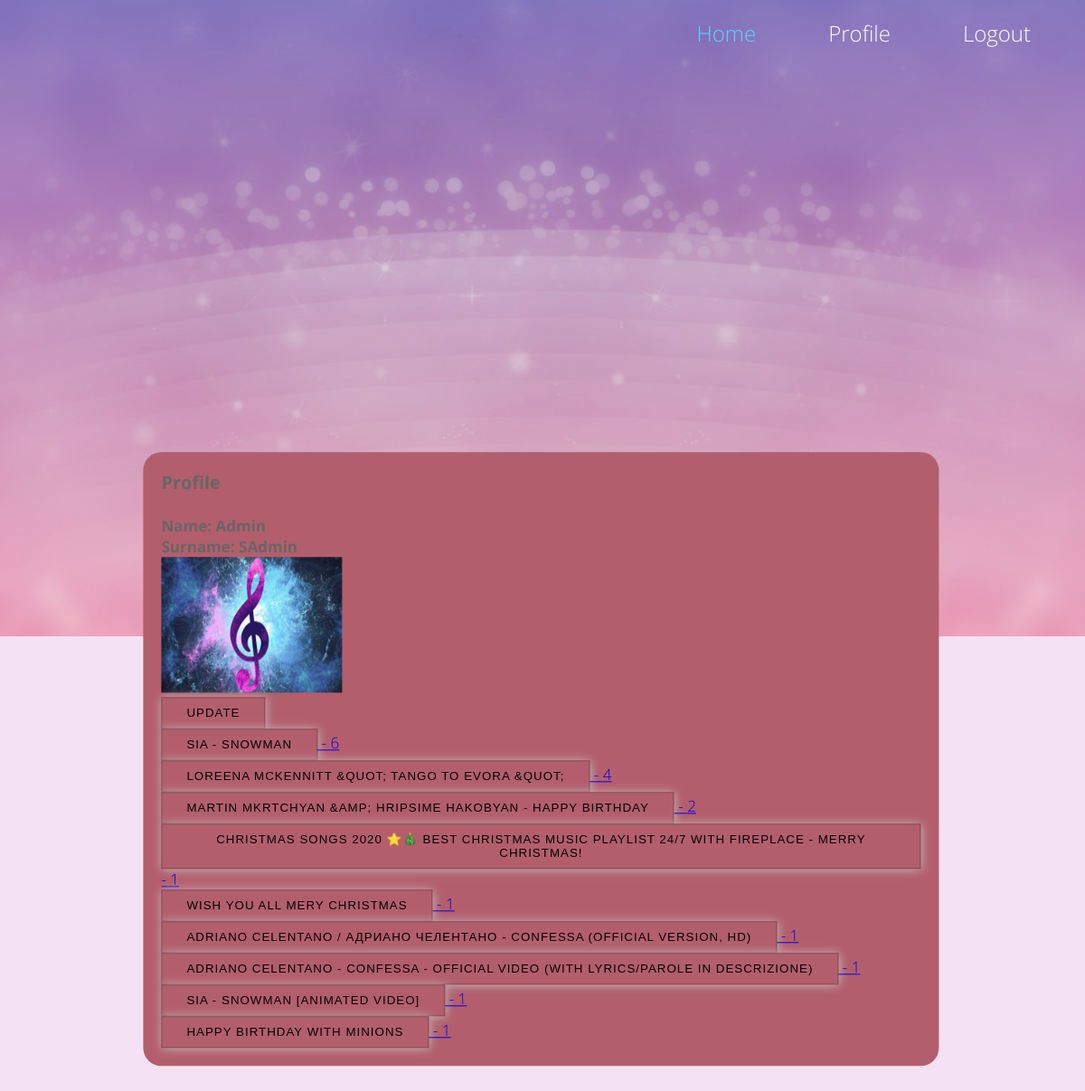
Before: /users/user_profile/ (signed in) with the older database file.
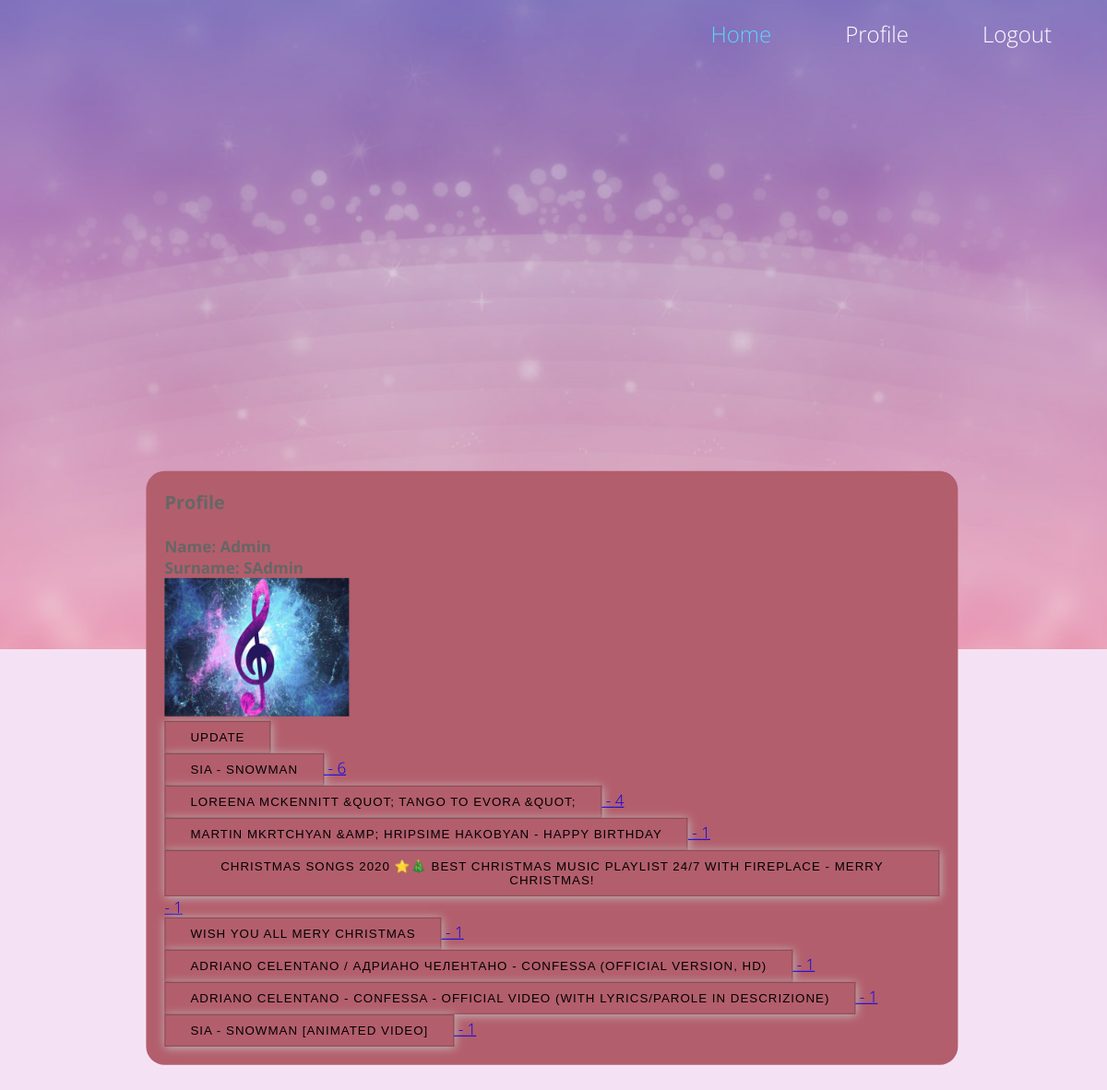
After: the same page with the newer database file.
### users/models.py (models this page shows, shortened)
class Profile(models.Model):
	user = models.OneToOneField(User, on_delete = models.CASCADE)
	first_name = models.CharField(max_length=10, default="name")
	second_name = models.CharField(max_length=20, default="username")
	user_image = models.ImageField(default='Music.jpg', upload_to="media")

### download_app/models.py (models this page shows, shortened)
class NewMP3(models.Model):
    name = models.TextField()
    url = models.TextField( default="http:")
    count = models.IntegerField(default=1)
    user = models.ForeignKey(User, on_delete=models.CASCADE)

### users/views.py (the view)
# urls.py: path('user_profile/', user_views.user_profile, name='user_profile'),
@login_required(login_url="login")
def user_profile(request):
    profile = Profile.objects.get(user=request.user)
    videos = NewMP3.objects.all().filter(user=request.user)
    list_video = []
    for video_1 in videos:
        count = 0
        k = True
        for i in list_video:
            if video_1.name == i.name:
                k = False
        if k:
            list_video.append(video_1)
        for video_2 in videos:
            if video_1.name == video_2.name:
                count += 1
        video_1.count = count
    return render(request, 'registration/user_profile.html', {"profile":profile, "videos":list_video})

### YouTube_django/YouTube_django/users/templates/registration/user_profile.html
{% extends 'download_app/base.html' %}
{% block content %}
	<div class="todo-list">
		<h3>Profile</h3>
		<br>
		<strong>Name: {{profile.first_name}}</strong>
		<br>
		<strong>Surname: {{profile.second_name}}</strong>
		<br>
		<img src="{{profile.user_image.url}}" alt="*****" height="150" width="200">
		<br>
		<div class="item-row">
			<a href="{% url 'profile_update' %}"><button class="btn btn-success" type="submit" name="Update Profile">Update</button></a>
		</div>
		{% for video in videos %}
			<div>
				<a href="{{video.url}}"><button class="btn btn-success" type="submit" name="url">{{video.name}}</button> - {{video.count}} </a>
			</div>
		{% endfor %}
	</div>
{% endblock %}

### YouTube_django/YouTube_django/download_app/templates/download_app/base.html (shortened to what this page needs)
{% load static %}
<!DOCTYPE html>
<html lang="en">
<head>
  <link rel="stylesheet" href="{% static '/download_app/css/fontawesome-all.min.css' %}">
  <link rel="stylesheet" href="{% static '/download_app/css/tooplate-style.css' %}">
</head>
<body>
  <div class="tm-main">
    <div class="tm-welcome-section">
      <div class="container tm-navbar-container">
        <div class="row">
          <div class="col-xl-12">
            <nav class="navbar navbar-expand-sm">
              <ul class="navbar-nav ml-auto">
                <li class="nav-item active">
                  <a href="{% url 'home' %}" class="nav-link tm-nav-link tm-text-white active">Home</a>
                </li>
                {% if not request.user.is_authenticated %}
                <li class="nav-item">
                  <a href="{% url 'register' %}" class="nav-link tm-nav-link tm-text-white">Sign Up</a>
                </li>
                <li class="nav-item">
                  <a href="{% url 'login' %}" class="nav-link tm-nav-link tm-text-white">Login</a>
                </li>
                {% else %}
                <li class="nav-item">
                  <a href="{% url 'user_profile' %}" class="nav-link tm-nav-link tm-text-white">Profile</a>
                </li>
                <li class="nav-item">
                  <a href="{% url 'logout' %}" class="nav-link tm-nav-link tm-text-white">Logout</a>
                </li>
                {% endif %}
              </ul>
            </nav>
          </div>
        </div>
      </div>
    </div>
    <div class="center-column">
      {% block content %}
      {% endblock content %}
    </div>
  </div>
</body>
</html>

### download_app/static/download_app/css/tooplate-style.css (style rules this page uses)
* { margin: 0; padding: 0; }
body { font-family: 'Open Sans', Helvetica, Arial, sans-serif; font-size: 17px; font-weight: 300; color: #666666; overflow-x: hidden; background: rgba(221,160,221,30%); }
a { transition: all 0.3s ease; }
a:hover, a:focus, a.active { color: #58d5ff; text-decoration: none; }
.tm-welcome-section { height: 83vh; display: flex; flex-direction: column; align-items: center; justify-content: center; background-color: #E7A7C0; background-image: url('../img/insertion-header.jpg'); background-repeat: no-repeat; background-size: cover; background-position: center center; color: white; max-height: 700px; min-height: 400px; padding: 20px; }
.tm-navbar-container { position: absolute; top: 20px; right: 5%; }
.navbar-nav { margin-right: 0; }
.nav-link { font-size: 14px; }
.nav-item { list-style-type: none; }
.navbar-expand-sm .navbar-nav .nav-link { padding: 10px 20px; text-decoration: none; }
.navbar-nav { flex-direction: row; display: flex; }
.todo-list { width: 70%; height: 50%; transform: translate(18%, -30%); background: #b35e6c; padding: 20px; border-radius: 20px; }
.btn-success, .btn-info { padding:9px 27px; cursor: pointer; text-transform: uppercase; letter-spacing: 1px; border-style: groove; border: 1px solid rgba(0,0,0,26%); background: #b35e6c; box-shadow: 1px 1px 10px silver; }
.tm-text-white { color: #fff; }
@media (min-width: 576px) { .navbar-expand-sm .navbar-nav .nav-link { padding: 20px 40px; } }
@media (min-width: 576px) { .navbar-nav { margin-right: -40px; } }
@media (min-width: 576px) { .nav-link { font-size: 24px; } }
@media (min-width: 1200px) { .container { max-width: 1230px; } }

Changed rows visible on the page:
removed NewMP3: name "HAPPY BIRTHDAY WITH MINIONS", count "1"
computed for NewMP3 "MARTIN MKRTCHYAN &AMP; HRIPSIME HAKOBYAN - HAPPY BIRTHDAY": count "2" → "1"
